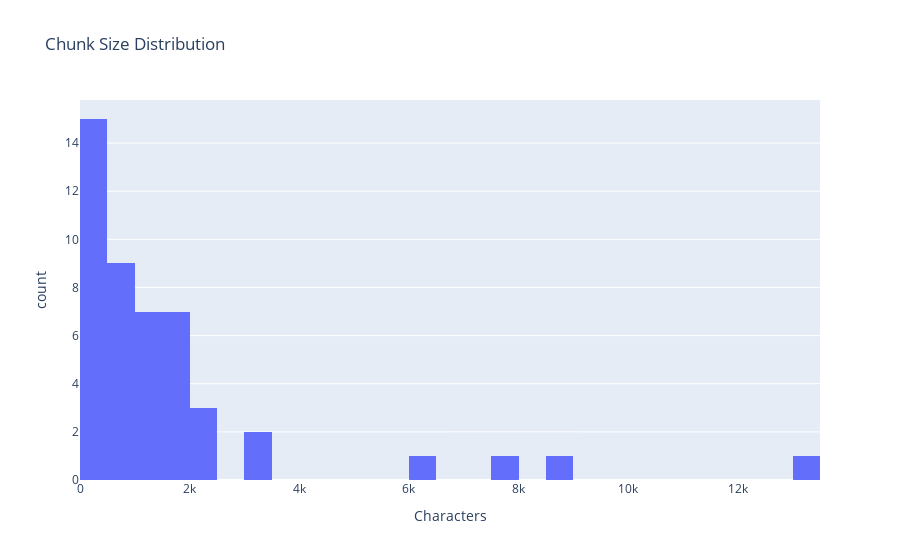
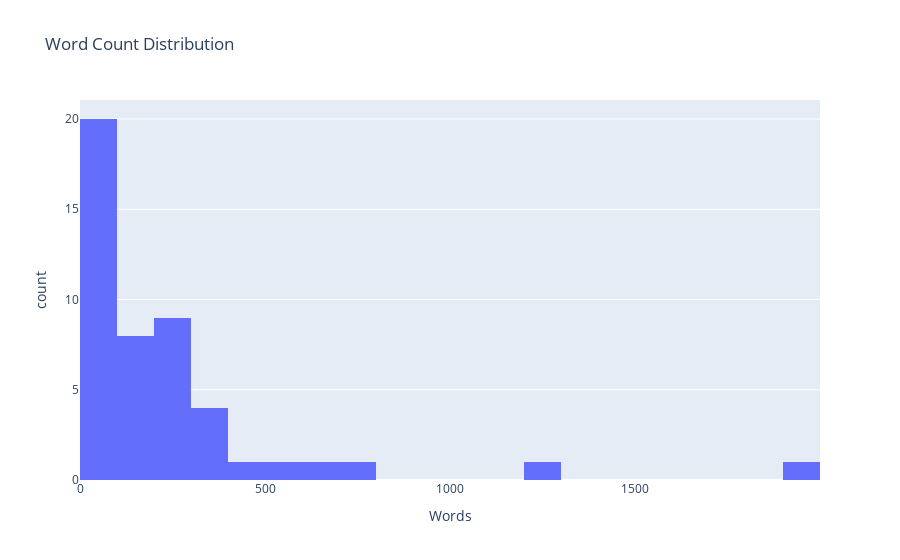
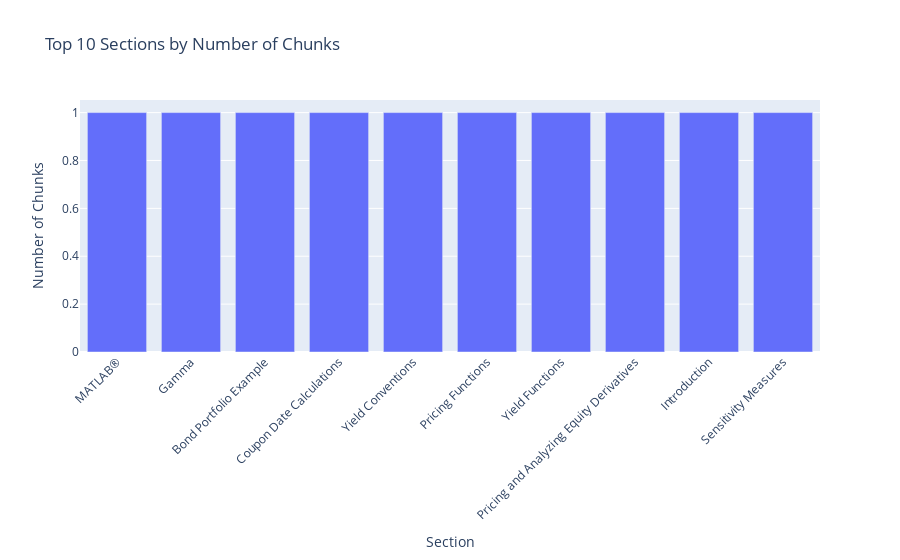

Notebook cell for these charts, in order:
### Code cell
import plotly.express as px
import plotly.graph_objects as go

def visualize_chunks(stats_df: pd.DataFrame):
    """Create visualizations of chunk statistics"""
    
    # 1. Chunk size distribution
    fig1 = px.histogram(
        stats_df,
        x='char_count',
        nbins=30,
        title='Chunk Size Distribution',
        labels={'char_count': 'Characters', 'count': 'Number of Chunks'}
    )
    fig1.update_layout(showlegend=False)
    fig1.show()
    
    # 2. Word count distribution
    fig2 = px.histogram(
        stats_df,
        x='word_count',
        nbins=30,
        title='Word Count Distribution',
        labels={'word_count': 'Words', 'count': 'Number of Chunks'}
    )
    fig2.update_layout(showlegend=False)
    fig2.show()
    
    # 3. Chunks per section
    section_counts = stats_df['section'].value_counts().head(10)
    fig3 = px.bar(
        x=section_counts.index,
        y=section_counts.values,
        title='Top 10 Sections by Number of Chunks',
        labels={'x': 'Section', 'y': 'Number of Chunks'}
    )
    fig3.update_layout(xaxis_tickangle=-45)
    fig3.show()
    
    # 4. Summary metrics
    print("\n📈 VISUALIZATION SUMMARY")
    print(f"Size range: {stats_df['char_count'].min()} - {stats_df['char_count'].max()} characters")
    print(f"Standard deviation: {stats_df['char_count'].std():.0f} characters")

# Generate visualizations
visualize_chunks(stats_df)

### Figure 1 — Plotly figure (JSON) as saved in the notebook; plotly's stock layout.template omitted (floating-point values rounded to 4 significant figures)
{"data": [{"bingroup": "x", "hovertemplate": "Characters=%{x}<br>count=%{y}<extra></extra>", "legendgroup": "", "marker": {"color": "#636efa", "pattern": {"shape": ""}}, "name": "", "nbinsx": 30, "orientation": "v", "showlegend": false, "type": "histogram", "x": [19, 1761, 253, 131, 13267, 8687, 1267, 304, 1166, 3493, 586, 254, 2179, 1248, 1548, 108, 7822, 782, 1646, 733, 3179, 647, 152, 1026, 607, 1901, 2196, 1077, 578, 1045, 1590, 296, 940, 247, 363, 339, 184, 89, 197, 572, 297, 1047, 1715, 555, 6324, 2042, 1927], "xaxis": "x", "yaxis": "y"}], "layout": {"barmode": "relative", "legend": {"tracegroupgap": 0}, "showlegend": false, "title": {"text": "Chunk Size Distribution"}, "xaxis": {"anchor": "y", "domain": [0, 1], "title": {"text": "Characters"}}, "yaxis": {"anchor": "x", "domain": [0, 1], "title": {"text": "count"}}}}

### Figure 2 — Plotly figure (JSON) as saved in the notebook; plotly's stock layout.template omitted (floating-point values rounded to 4 significant figures)
{"data": [{"bingroup": "x", "hovertemplate": "Words=%{x}<br>count=%{y}<extra></extra>", "legendgroup": "", "marker": {"color": "#636efa", "pattern": {"shape": ""}}, "name": "", "nbinsx": 30, "orientation": "v", "showlegend": false, "type": "histogram", "x": [5, 247, 35, 18, 1965, 1207, 212, 47, 214, 628, 90, 38, 368, 206, 256, 21, 762, 132, 275, 113, 449, 106, 23, 153, 84, 276, 356, 165, 93, 161, 299, 40, 147, 35, 66, 60, 33, 17, 37, 94, 48, 160, 276, 98, 571, 309, 336], "xaxis": "x", "yaxis": "y"}], "layout": {"barmode": "relative", "legend": {"tracegroupgap": 0}, "showlegend": false, "title": {"text": "Word Count Distribution"}, "xaxis": {"anchor": "y", "domain": [0, 1], "title": {"text": "Words"}}, "yaxis": {"anchor": "x", "domain": [0, 1], "title": {"text": "count"}}}}

### Figure 3 — Plotly figure (JSON) as saved in the notebook; plotly's stock layout.template omitted (floating-point values rounded to 4 significant figures)
{"data": [{"hovertemplate": "Section=%{x}<br>Number of Chunks=%{y}<extra></extra>", "legendgroup": "", "marker": {"color": "#636efa", "pattern": {"shape": ""}}, "name": "", "orientation": "v", "showlegend": false, "textposition": "auto", "type": "bar", "x": ["MATLAB®", "Gamma", "Bond Portfolio Example", "Coupon Date Calculations", "Yield Conventions", "Pricing Functions", "Yield Functions", "Pricing and Analyzing Equity Derivatives", "Introduction", "Sensitivity Measures"], "xaxis": "x", "y": [1, 1, 1, 1, 1, 1, 1, 1, 1, 1], "yaxis": "y"}], "layout": {"barmode": "relative", "legend": {"tracegroupgap": 0}, "title": {"text": "Top 10 Sections by Number of Chunks"}, "xaxis": {"anchor": "y", "domain": [0, 1], "tickangle": -45, "title": {"text": "Section"}}, "yaxis": {"anchor": "x", "domain": [0, 1], "title": {"text": "Number of Chunks"}}}}
